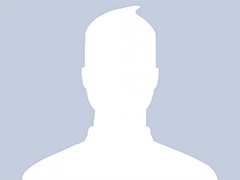
#> input picture stimuli/Images/olderadult.png, 240 x 180 px
$ python make_figure1_task_design.py
#> lines starting #> are read from the running program, lines starting #| are printed output that depends on the picture
#!/usr/bin/env python3
"""
Figure 1 -- Reward-processing (shared-reward card-guessing) task design.

Redraws the task schematic at publication resolution. The original figure
existed only as a low-resolution screenshot embedded in the manuscript; this
script rebuilds the same layout as vector shapes and text, using the task's
own partner images from stimuli/Images/.

Timing labels follow the task code (stimuli/SharedReward_5button.py) and the
Methods: decision phase up to 2.5 s, outcome 1.0 s, ITI drawn from 1, 2, 3 or
4 s (mean 2.46 s across the run logs).

Usage:  python code/make_figure1_task_design.py
Writes: figures/Fig1_task_design.{png,tiff}
        (and a copy in derivatives/publication_figures/ when that folder exists)
"""
from pathlib import Path
import shutil

import numpy as np
import matplotlib
matplotlib.use('Agg')
import matplotlib.pyplot as plt
from matplotlib.patches import Rectangle, Polygon, PathPatch
from matplotlib.path import Path as MplPath
from PIL import Image

PROJECT_ROOT = Path(__file__).resolve().parents[1]
IMAGE_DIR = PROJECT_ROOT / 'stimuli' / 'Images'
OUT_DIR = PROJECT_ROOT / 'figures'
PUB_DIR = PROJECT_ROOT / 'derivatives' / 'publication_figures'
BASENAME = 'Fig1_task_design'

# Timing labels (seconds)
DECISION_LABEL = '2.5 sec'
OUTCOME_LABEL = '1.0 sec'
ITI_LABEL = '1–4 sec'

# Layout is specified in "canvas units" matching the original 1404 x 782
# schematic, so element positions can be checked against it directly.
CANVAS_W, CANVAS_H = 1404, 782
FIG_WIDTH_IN = 7.0                       # J Neurosci two-column width
DPI = 600
PT_PER_UNIT = FIG_WIDTH_IN * 72 / CANVAS_W   # converts canvas units to points

CARD_GRAY = '#808080'
SIL_BG = (197, 202, 221)
LINE_GRAY = '#8c8c8c'
TEXT = '#1a1a1a'
GREEN = '#6cc04a'
DARK_RED = '#7a2622'
FONT = 'Arial'


def lw(units):
    """Line width in points for a stroke `units` canvas pixels wide."""
    return units * PT_PER_UNIT


def fs(units):
    """Font size in points for an em height of `units` canvas pixels."""
    return units * PT_PER_UNIT


def silhouette_image(size_px=900):
    """Partner silhouette, re-rendered with crisp edges at high resolution."""
    img = Image.open(IMAGE_DIR / 'olderadult.png').convert('RGB')
    w, h = img.size
    side = min(w, h)
    img = img.crop(((w - side) // 2, (h - side) // 2, (w + side) // 2, (h + side) // 2))
    img = img.resize((size_px, size_px), Image.BICUBIC)
    a = np.asarray(img).astype(float)
    bg = np.array(SIL_BG, float)
    # Fraction of the way from background to white, sharpened to a clean edge
    frac = ((a.mean(2) - bg.mean()) / (255 - bg.mean())).clip(0, 1)
    alpha = 1 / (1 + np.exp(-(frac - 0.5) * 18))
    out = bg[None, None, :] * (1 - alpha[..., None]) + 255 * alpha[..., None]
    return out.astype(np.uint8)


def computer_image(scale=6):
    img = Image.open(IMAGE_DIR / 'computer.png').convert('RGBA')
    img = img.resize((img.width * scale, img.height * scale), Image.LANCZOS)
    return np.asarray(img)


def place_image(ax, arr, x0, y0, x1, y1, z=3):
    ax.imshow(arr, extent=(x0, x1, y1, y0), interpolation='lanczos', zorder=z)


def card(ax, x0, y0, x1, y1, inset=11, z=2):
    """Gray card with an inset white border, as presented in the task."""
    ax.add_patch(Rectangle((x0, y0), x1 - x0, y1 - y0, facecolor=CARD_GRAY, edgecolor='none', zorder=z))
    ax.add_patch(Rectangle((x0 + inset, y0 + inset), x1 - x0 - 2 * inset, y1 - y0 - 2 * inset,
                           facecolor='none', edgecolor='white', linewidth=lw(3.2), zorder=z + 0.1))


def text(ax, x, y, s, size, color=TEXT, weight='normal', z=5):
    ax.text(x, y, s, ha='center', va='center', fontsize=fs(size), color=color,
            fontfamily=FONT, fontweight=weight, zorder=z)


def check_icon(ax, cx, cy, s=30, z=5):
    ax.add_patch(Rectangle((cx - s / 2, cy - s / 2), s, s, facecolor='none', edgecolor=GREEN,
                           linewidth=lw(3.5), zorder=z))
    ax.plot([cx - s * 0.30, cx - s * 0.05, cx + s * 0.42], [cy + s * 0.02, cy + s * 0.28, cy - s * 0.42],
            color=GREEN, linewidth=lw(4.5), solid_capstyle='round', solid_joinstyle='round', zorder=z + 0.1)


def x_icon(ax, cx, cy, s=30, z=5):
    ax.add_patch(Rectangle((cx - s / 2, cy - s / 2), s, s, facecolor='none', edgecolor=DARK_RED,
                           linewidth=lw(3.0), zorder=z))
    d = s * 0.26
    for sx in (1, -1):
        ax.plot([cx - d, cx + d], [cy - sx * d, cy + sx * d], color=DARK_RED, linewidth=lw(2.6),
                solid_capstyle='round', zorder=z + 0.1)


def double_arrow_icon(ax, cx, cy, w=38, h=24, z=5):
    """Hollow left-right arrow (neutral outcome)."""
    hw, hh, sh = w / 2, h / 2, h * 0.2   # half width, half height, half shaft height
    head = w * 0.30
    pts = [(-hw, 0), (-hw + head, -hh), (-hw + head, -sh), (hw - head, -sh), (hw - head, -hh),
           (hw, 0), (hw - head, hh), (hw - head, sh), (-hw + head, sh), (-hw + head, hh)]
    ax.add_patch(Polygon([(cx + x, cy + y) for x, y in pts], closed=True, facecolor='none',
                         edgecolor='white', linewidth=lw(2.6), joinstyle='miter', zorder=z))


def brace(ax, x0=190, xm=216, xtip=245, y_top=112, y_tip=182, y_bot=380, r=12, z=2):
    """Right-facing curly brace grouping the two partner types."""
    P = MplPath
    verts = [(x0, y_top), (xm - r, y_top), (xm, y_top), (xm, y_top + r),
             (xm, y_tip - r), (xm, y_tip), (xm + r, y_tip), (xtip, y_tip),
             (xm + r, y_tip), (xm, y_tip), (xm, y_tip + r),
             (xm, y_bot - r), (xm, y_bot), (xm - r, y_bot), (x0, y_bot)]
    codes = [P.MOVETO, P.LINETO, P.CURVE3, P.CURVE3,
             P.LINETO, P.CURVE3, P.CURVE3, P.LINETO,
             P.MOVETO, P.CURVE3, P.CURVE3,
             P.LINETO, P.CURVE3, P.CURVE3, P.LINETO]
    ax.add_patch(PathPatch(MplPath(verts, codes), facecolor='none', edgecolor=LINE_GRAY,
                           linewidth=lw(2.2), capstyle='round', zorder=z))


def phase_bracket(ax, x0, x1, label, duration, y_end=660, y_line=676, y_tick=692):
    xc = (x0 + x1) / 2
    ax.plot([x0, x0, x1, x1], [y_end, y_line, y_line, y_end], color=LINE_GRAY, linewidth=lw(2.0),
            solid_joinstyle='round', zorder=2)
    ax.plot([xc, xc], [y_line, y_tick], color=LINE_GRAY, linewidth=lw(2.0), zorder=2)
    text(ax, xc, 714, label, 25)
    text(ax, xc, 743, duration, 25)


def make_figure():
    fig = plt.figure(figsize=(FIG_WIDTH_IN, FIG_WIDTH_IN * CANVAS_H / CANVAS_W))
    ax = fig.add_axes([0, 0, 1, 1])
    ax.set_xlim(0, CANVAS_W)
    ax.set_ylim(CANVAS_H, 0)
    ax.axis('off')

    sil = silhouette_image()
#> in silhouette_image, `img = img.crop(((w - side) // 2, (h - side) // 2, (w + side) // 2, (h ..`:
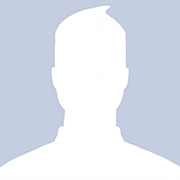
#> img: PIL image 180x180 RGB; mean R, G, B 221.8, 226.4, 237.7
#> in silhouette_image, `frac = ((a.mean(2) - bg.mean()) / (255 - bg.mean())).clip(0, 1)`:
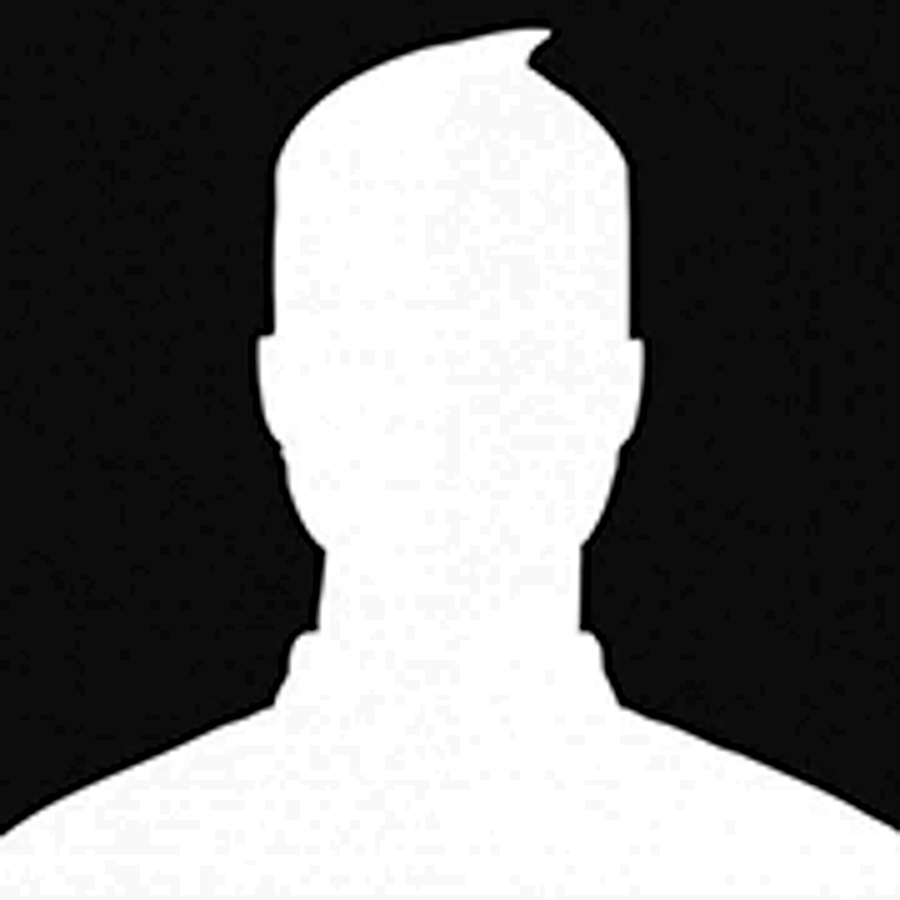
#> frac: shape (900, 900) float64; min 0, max 1, mean 0.456

    # --- Partner types: confederate and computer ---
    place_image(ax, sil, 24, 20, 184, 180)
    ax.add_patch(Rectangle((24, 180), 160, 85, facecolor=CARD_GRAY, edgecolor='none', zorder=2))
    text(ax, 104, 223, 'Confederate', 25, color='white')

    ax.add_patch(Rectangle((26, 290), 158, 182, facecolor=CARD_GRAY, edgecolor='none', zorder=2))
    place_image(ax, computer_image(), 30, 300, 180, 300 + 150 * 180 / 220)
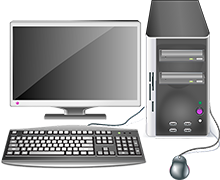
#> input picture stimuli/Images/computer.png, 220 x 180 px
#> in computer_image, img is the input picture: PIL image 220x180 RGBA; mean R, G, B, A 136.4, 136.6, 137.2, 172.1
#> in computer_image, `img = img.resize((img.width * scale, img.height * scale), Image.LANCZOS)`:
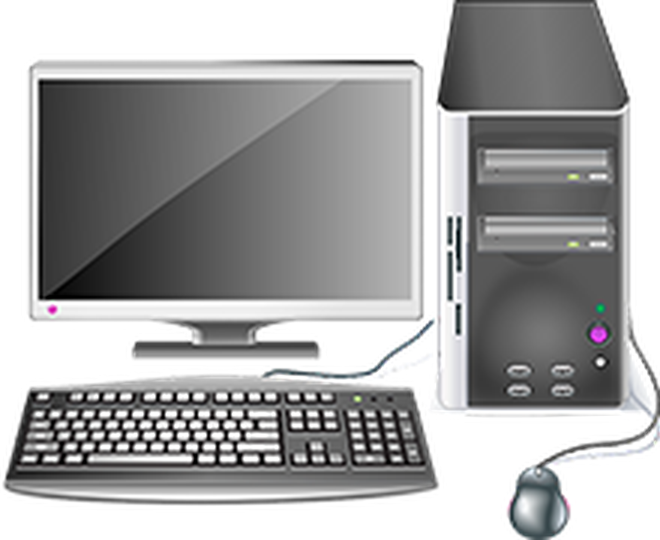
#> img: PIL image 1320x1080 RGBA (shown at 1/2 size); mean R, G, B, A 94.3, 94.5, 94.9, 172.2; transparent parts drawn white
    text(ax, 105, 456, 'computer', 23, color='white', weight='bold')

    brace(ax)

    # --- Decision phase: partner above a face-down card ---
    ax.add_patch(Rectangle((255, 84), 178, 410, facecolor=CARD_GRAY, edgecolor='none', zorder=2))
    place_image(ax, sil, 270, 92, 420, 242)
    text(ax, 345, 262, 'Confederate', 25, color='white')
    ax.add_patch(Rectangle((266, 281), 159, 205, facecolor='none', edgecolor='white',
                           linewidth=lw(3.2), zorder=3))
    text(ax, 345, 383, '?', 22, color='white')

    # --- Outcome phase: reward, loss, neutral, missed response ---
    for i, (x0, y0) in enumerate([(528, 128), (649, 213), (773, 313), (898, 410)]):
        card(ax, x0, y0, x0 + 176, y0 + 213, z=2 + i)
    check_icon(ax, 618, 190, z=7)
    text(ax, 617, 238, '9', 52, color='white', z=7)
    x_icon(ax, 737, 280, z=8)
    text(ax, 737, 328, '4', 52, color='white', z=8)
    double_arrow_icon(ax, 861, 381, z=9)
    text(ax, 861, 429, '5', 52, color='white', z=9)
    text(ax, 988, 524, '#', 44, color='white', z=10)

    # --- Inter-trial interval: fixation ---
    card(ax, 1172, 268, 1352, 494)
    text(ax, 1263, 382, '+', 34, color='white', weight='bold')

    # --- Phase labels ---
    phase_bracket(ax, 255, 433, 'Decision Phase', DECISION_LABEL)
    phase_bracket(ax, 529, 1077, 'Outcome Phase', OUTCOME_LABEL)
    phase_bracket(ax, 1172, 1352, 'ITI', ITI_LABEL)
    return fig


def main():
    OUT_DIR.mkdir(exist_ok=True)
    fig = make_figure()
    png, tiff = OUT_DIR / f'{BASENAME}.png', OUT_DIR / f'{BASENAME}.tiff'
    fig.savefig(png, dpi=DPI, facecolor='white')
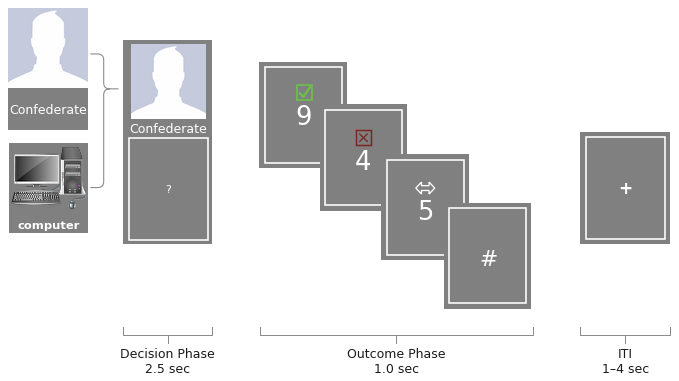
#> figure drawn by matplotlib, 1 panel
    fig.savefig(tiff, dpi=DPI, facecolor='white', pil_kwargs={'compression': 'tiff_lzw'})
    plt.close(fig)
    print(f'Saved {png.relative_to(PROJECT_ROOT)} and {tiff.relative_to(PROJECT_ROOT)}')
    if PUB_DIR.is_dir():
        for f in (png, tiff):
            shutil.copy2(f, PUB_DIR / f.name)
        print(f'Copied to {PUB_DIR.relative_to(PROJECT_ROOT)}/')


if __name__ == '__main__':
    main()
